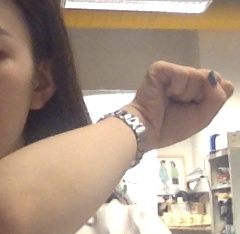
#> input picture Dataset/Testing/fist/fist_17.jpg, 240 x 234 px, given in place of one_0.jpg, which was not available
$ python P_Gesture_Data.py
#> lines starting #> are read from the running program, lines starting #| are printed output that depends on the picture; pictures that were not available may be replaced by others from this repository, and a replacement may not be noted
### Testing_Data_Generation/bbox_utils.py
# coding: utf-8

import os
from os.path import join, exists
import time
import cv2
import numpy as np
#from .cnns import getCNNs


# [6 lines left out: function logger, not called in this run]

def createDir(p):
    if not os.path.exists(p):
        os.mkdir(p)
#shuffle in the same way
# [16 lines left out: function shuffle_in_unison_scary, not called in this run]

def getDataFromTxt(txt,data_path, with_gesture=True):
    """
        Generate data from txt file
        return [(img_path, bbox, gesture)]
            bbox: [left, right, top, bottom]
            gesture: [g1,g2,g3]
    """
#> called with data_path = '../Dataset/Testing', with_gesture = True
    """
    if not os.path.exists(data_path):
        os.makedirs(data_path)
    """

    with open(txt, 'r') as fd:
#> (reads imglist_with_gesture.txt from the repository)
        lines = fd.readlines()

    result = []
    for line in lines:
        line = line.strip()
        components = line.split(' ')
        img_path = os.path.join(data_path, components[0]).replace('\\','/') # file path

        # bounding box, (x1, y1, x2, y2)
        #bbox = (components[1], components[2], components[3], components[4])
        bbox = (components[1], components[2], components[3], components[4])
        bbox = [float(_) for _ in bbox]
        bbox = list(map(int,bbox))

        # gesture
        if not with_gesture:
            result.append((img_path, BBox(bbox)))
            continue

        #gesture = np.zeros(3)
        class_name = img_path.split('/')[-2]
        #print('class_name=',class_name)
        #gesture[index] = rv
        if class_name == 'one':
            gesture = [1,0,0]
        elif class_name == 'fist':
            gesture = [0,1,0]
        elif class_name == 'two':
            gesture = [0,0,1]

        # for index in range(0, 3):
        #     rv = (float(components[3+index]), float(components[3+index+1]))
        #     gesture[index] = rv
        #normalize
        '''
        for index, one in enumerate(landmark):
            rv = ((one[0]-bbox[0])/(bbox[2]-bbox[0]), (one[1]-bbox[1])/(bbox[3]-bbox[1]))
            landmark[index] = rv
        '''
        result.append((img_path, BBox(bbox), gesture))
    return result


# [14 lines left out: function getPatch, not called in this run]

'''
def processImageOriginal(imgs):
    """
        process images before feeding to CNNs
        imgs: N x 1 x W x H
    """
    imgs = imgs.astype(np.float32)
    for i, img in enumerate(imgs):
        m = img.mean()
        s = img.std()
        imgs[i] = (img - m) / s
    return imgs
'''
# [19 lines left out: functions processImage, dataArgument, not called in this run]

class BBox(object):
    """
        Bounding Box of face
    """
    def __init__(self, bbox):
        self.left = bbox[0]
        self.top = bbox[1]
        self.right = bbox[2]
        self.bottom = bbox[3]

        self.x = bbox[0]
        self.y = bbox[1]
        self.w = bbox[2] - bbox[0]
        self.h = bbox[3] - bbox[1]

    # [42 lines left out: functions expand, project, reproject, reprojectGesture, projectGesture, subBBox, not called in this run]

    def __repr__(self):
        return str(self.left)+' '+str(self.bottom)+' '+str(self.right)+' '+str(self.top)

### Training_Data_Generation/gesture_utils.py
# coding: utf-8
"""
    functions
"""


import cv2
import numpy as np


# [11 lines left out: function show_landmark, not called in this run]


#rotate(img, f_bbox,bbox.reprojectLandmark(landmarkGt), 5)
#img: the whole image
#BBox:object
#landmark:
#alpha:angle
def rotate(img, bbox, alpha):
    """
        given a face with bbox and landmark, rotate with alpha
        and return rotated face with bbox, landmark (absolute position)
    """
    center = ((bbox.left+bbox.right)/2, (bbox.top+bbox.bottom)/2)
    rot_mat = cv2.getRotationMatrix2D(center, alpha, 1)
    #whole image rotate
    #pay attention: 3rd param(col*row)
    img_rotated_by_alpha = cv2.warpAffine(img, rot_mat,(img.shape[1],img.shape[0]))
    #landmark_ = np.asarray([(rot_mat[0][0]*x+rot_mat[0][1]*y+rot_mat[0][2],
    #             rot_mat[1][0]*x+rot_mat[1][1]*y+rot_mat[1][2]) for (x, y) in landmark])
    #crop face
    face = img_rotated_by_alpha[bbox.top:bbox.bottom+1,bbox.left:bbox.right+1]
    return face


def flip(face):
    """
        flip face
    """
    face_flipped_by_x = cv2.flip(face, 1)
    #mirror
    # landmark_ = np.asarray([(1-x, y) for (x, y) in landmark])
    # landmark_[[0, 1]] = landmark_[[1, 0]]#left eye<->right eye
    # landmark_[[3, 4]] = landmark_[[4, 3]]#left mouth<->right mouth
    return face_flipped_by_x

# [18 lines left out: functions randomShift, randomShiftWithArgument, not called in this run]

### Testing_Data_Generation/utils.py
import numpy as np

def IoU(box, boxes):
    """Compute IoU between detect box and gt boxes

    Parameters:
    ----------
    box: numpy array , shape (5, ): x1, y1, x2, y2, score
        predicted boxes
    boxes: numpy array, shape (n, 4): x1, y1, x2, y2
        input ground truth boxes

    Returns:
    -------
    ovr: numpy.array, shape (n, )
        IoU
    """
    box_area = (box[2] - box[0] + 1) * (box[3] - box[1] + 1)
    area = (boxes[:, 2] - boxes[:, 0] + 1) * (boxes[:, 3] - boxes[:, 1] + 1)
    xx1 = np.maximum(box[0], boxes[:, 0])
    yy1 = np.maximum(box[1], boxes[:, 1])
    xx2 = np.minimum(box[2], boxes[:, 2])
    yy2 = np.minimum(box[3], boxes[:, 3])

    # compute the width and height of the bounding box
    w = np.maximum(0, xx2 - xx1 + 1)
    h = np.maximum(0, yy2 - yy1 + 1)

    inter = w * h
    ovr = inter / (box_area + area - inter)
    return ovr


# [22 lines left out: function convert_to_square, not called in this run]

### Testing_Data_Generation/P_Gesture_Data.py
"""
This file is to generate Testing data for task2 & 3 in PNet
Will be merge with the previously generated data in another file:
PNet_Data.py

"""
import os
import random
from os.path import join, exists

import cv2
import numpy as np
import numpy.random as npr

from bbox_utils import getDataFromTxt, BBox
from gesture_utils import rotate, flip
from utils import IoU


def GenerateData(ftxt,data_path,net,augment=False):
    '''

    :param ftxt: name/path of the text file that contains image path,
                bounding box, and landmarks

    :param output: path of the output dir
    :param net: one of the net in the cascaded networks
    :param argument: apply augmentation or not
    :return:  images and related landmarks
    '''
    if net == "PNet":
        size = 12
    elif net == "RNet":
        size = 24
    elif net == "ONet":
        size = 48
    else:
        print('Net type error')
        return
    image_id = 0
    #
    f = open(join(OUTPUT,"gesture_%s_aug.txt" %(size)),'w')
    #dstdir = "train_landmark_few"
    # get image path , bounding box, and landmarks from file 'ftxt'
    data = getDataFromTxt(ftxt,data_path=data_path)
    idx = 0
    #image_path bbox landmark(5*2)
    for (imgPath, bbox, gestureGt) in data:
        #print imgPath
        F_imgs = []
        F_gesture = []
        #print(imgPath)
        #print(bbox)
        img = cv2.imread(imgPath)
#> img is the input picture: shape (234, 240, 3); mean B, G, R 136.5, 152.3, 171.6
        # cv2.imshow('img',img)
        # while cv2.waitKey(1) != ord('n'):
        #     continue
        assert(img is not None)
        img_h,img_w, _ = img.shape
#> img_h = 234; img_w = 240
        gt_box = np.array([bbox.left,bbox.top,bbox.right,bbox.bottom])
        #get sub-image from bbox
        f_hand = img[bbox.top:bbox.bottom+1,bbox.left:bbox.right+1]
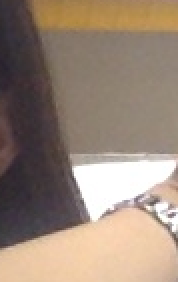
#> f_hand: shape (141, 89, 3) (shown 2 times larger); mean B, G, R 119.6, 134.7, 153.1
        # resize the gt image to specified size
        f_hand = cv2.resize(f_hand,(size,size))
        #initialize the gesture
        gesture = np.zeros(3)
        #print('gestureGt',gestureGt)
        for index, item in enumerate(gestureGt):
            #print('item',item)
            gesture[index] = item

        # #normalize gesture by dividing the width and height of the ground truth bounding box
        # # gestureGt is a list of tuples
        # for index, one in enumerate(gestureGt):
        #     # (( x - bbox.left)/ width of bounding box, (y - bbox.top)/ height of bounding box
        #     rv = ((one[0]-gt_box[0])/(gt_box[2]-gt_box[0]), (one[1]-gt_box[1])/(gt_box[3]-gt_box[1]))
        #     # put the normalized value into the new list landmark
        #     gesture[index] = rv
        F_imgs.append(f_hand)
        F_gesture.append(gesture.reshape(3))
        #print('F_gesture',F_gesture)
        #gesture = np.zeros(3)
        if augment:
            idx = idx + 1
            if idx % 100 == 0:
                print(idx, "images done")
            x1, y1, x2, y2 = gt_box
            #gt's width
            gt_w = x2 - x1 + 1
            #gt's height
            gt_h = y2 - y1 + 1
            if max(gt_w, gt_h) < 40 or x1 < 0 or y1 < 0:
                continue
            #random shift
            for i in range(10):
                bbox_size = npr.randint(int(min(gt_w, gt_h) * 0.8), np.ceil(1.25 * max(gt_w, gt_h)))
                delta_x = npr.randint(-gt_w * 0.2, gt_w * 0.2)
                delta_y = npr.randint(-gt_h * 0.2, gt_h * 0.2)
                nx1 = int(max(x1+gt_w/2-bbox_size/2+delta_x,0))
                ny1 = int(max(y1+gt_h/2-bbox_size/2+delta_y,0))

                nx2 = nx1 + bbox_size
                ny2 = ny1 + bbox_size

                if nx2 > img_w or ny2 > img_h:
                    continue

                crop_box = np.array([nx1,ny1,nx2,ny2])


                cropped_im = img[ny1:ny2+1,nx1:nx2+1,:]
                resized_im = cv2.resize(cropped_im, (size, size))
                #cal iou
                iou = IoU(crop_box, np.expand_dims(gt_box,0))
                if iou > 0.65:
                    F_imgs.append(resized_im)


                    for index, item in enumerate(gestureGt):
                        gesture[index] = item

                    # #normalize
                    # for index, one in enumerate(gestureGt):
                    #     rv = ((one[0]-nx1)/bbox_size, (one[1]-ny1)/bbox_size)
                    #     gesture[index] = rv
                    F_gesture.append(gesture)
                    #gesture = np.zeros(3)
                    #gesture_ = F_gesture[-1].reshape(-1,2)
                    bbox = BBox([nx1,ny1,nx2,ny2])

                    #mirror
                    if random.choice([0,1]) > 0:
                        hand_flipped = flip(resized_im)
                        hand_flipped = cv2.resize(hand_flipped, (size, size))
                        #c*h*w
                        F_imgs.append(hand_flipped)
                        F_gesture.append(gesture)
                    #rotate
                    if random.choice([0,1]) > 0:
                        hand_rotated_by_alpha = rotate(img, bbox, 5)#anti-clockwise
                        #gesture_offset
                        #gesture_rotated = bbox.projectGesture(gesture_rotated)
                        hand_rotated_by_alpha = cv2.resize(hand_rotated_by_alpha, (size, size))
                        F_imgs.append(hand_rotated_by_alpha)
                        F_gesture.append(gesture)

                        #flip
                        hand_flipped = flip(hand_rotated_by_alpha)
                        hand_flipped = cv2.resize(hand_flipped, (size, size))
                        F_imgs.append(hand_flipped)
                        F_gesture.append(gesture)

                    #anti-clockwise rotation
                    if random.choice([0,1]) > 0:
                        hand_rotated_by_alpha = rotate(img, bbox, -5)#clockwise
                        #gesture_rotated = bbox.projectGesture(gesture_rotated)
                        hand_rotated_by_alpha = cv2.resize(hand_rotated_by_alpha, (size, size))
                        F_imgs.append(hand_rotated_by_alpha)
                        F_gesture.append(gesture)

                        hand_flipped = flip(hand_rotated_by_alpha)
                        hand_flipped = cv2.resize(hand_flipped, (size, size))
                        F_imgs.append(hand_flipped)
                        F_gesture.append(gesture)
#> this loop made 10 passes
#> pass 1, in GenerateData, `cropped_im = img[ny1:ny2+1,nx1:nx2+1,:]`:
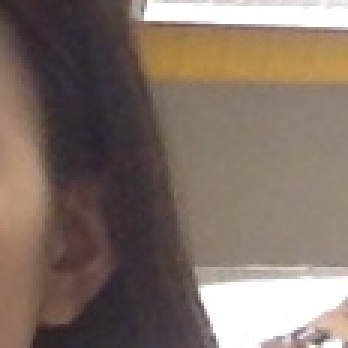
#> cropped_im: shape (116, 116, 3) (shown 3 times larger); mean B, G, R 103.4, 113.4, 129.6
#> pass 2, in GenerateData, `cropped_im = img[ny1:ny2+1,nx1:nx2+1,:]`:
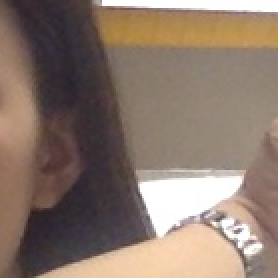
#> cropped_im: shape (139, 139, 3) (shown 2 times larger); mean B, G, R 108.6, 120.8, 139.3
#> pass 3, in GenerateData, `cropped_im = img[ny1:ny2+1,nx1:nx2+1,:]`:
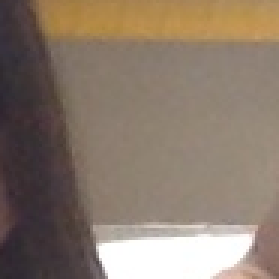
#> cropped_im: shape (93, 93, 3) (shown 3 times larger); mean B, G, R 108, 122.2, 138
#> after the loop:
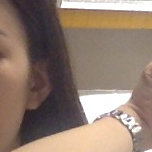
#> cropped_im: shape (152, 152, 3); mean B, G, R 111.9, 125, 144.6
#> after the loop, F_gesture = [[1, 0, 0]]; F_imgs = 1 item; gesture = [1, 0, 0]

            #print(len(F_imgs))
            #print(len(F_gesture))
            F_imgs = np.asarray(F_imgs)
            #print(F_imgs.shape)
            #print(F_gesture)
            F_gesture = np.asarray(F_gesture)
            #print F_imgs.shape
            #print F_landmarks.shape
            for i in range(len(F_imgs)):
                # [9 lines of commented-out code are left out]

                name = join(dstdir,"%d.jpg" %(image_id))
                name.replace('\\','/')

                cv2.imwrite(name, F_imgs[i])
                gestures = map(str,list(F_gesture[i]))
                f.write(name+" -2 "+" ".join(gestures)+"\n")
                image_id = image_id + 1
#> this loop made 1 pass
#> image_id on pass 1: 1
#> after the loop, image_id = 1
#> pass 2 of the loop in GenerateData, `for (imgPath, bbox, gestureGt) in data:`:
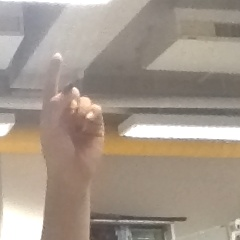
#> input picture Dataset/Testing/one/one_1.jpg, 240 x 240 px
#> in GenerateData, img is the input picture: shape (240, 240, 3); mean B, G, R 138.2, 150.9, 163.6
#> in GenerateData, `f_hand = img[bbox.top:bbox.bottom+1,bbox.left:bbox.right+1]`:
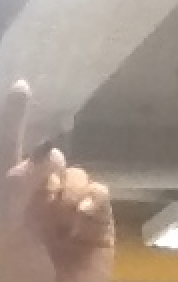
#> f_hand: shape (141, 89, 3) (shown 2 times larger); mean B, G, R 137.2, 148.4, 163.9
#> the loop in GenerateData, `for i in range(10):` made 10 passes
#> after the loop in GenerateData, `for i in range(10):`:
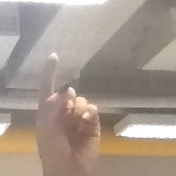
#> cropped_im: shape (176, 176, 3); mean B, G, R 140.4, 151.6, 165
#> after the loop in GenerateData, `for i in range(10):`: F_gesture = [[1, 0, 0], [1, 0, 0], [1, 0, 0], [1, 0, 0], [1, 0, 0]]; F_imgs = 5 items
#> the loop in GenerateData, `for i in range(len(F_imgs)): #if image_id % 100 == 0:  #print('image i..` made 5 passes
#> after the loop in GenerateData, `for i in range(len(F_imgs)):`: image_id = 6
#> pass 3 of the loop in GenerateData, `for (imgPath, bbox, gestureGt) in data:`:
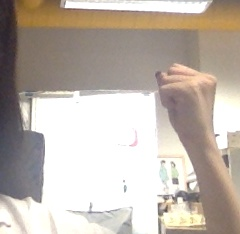
#> input picture Dataset/Testing/fist/fist_18.jpg, 240 x 234 px, given in place of one_2.jpg, which was not available
#> in GenerateData, img is the input picture: shape (234, 240, 3); mean B, G, R 171.8, 181.1, 191
#> in GenerateData, `f_hand = img[bbox.top:bbox.bottom+1,bbox.left:bbox.right+1]`:
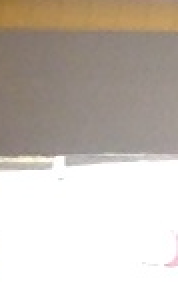
#> f_hand: shape (141, 89, 3) (shown 2 times larger); mean B, G, R 179.2, 188.1, 196.7
#> after the loop in GenerateData, `for i in range(10):`:
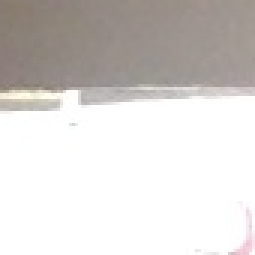
#> cropped_im: shape (85, 85, 3) (shown 3 times larger); mean B, G, R 210.4, 212.8, 216.3
#> after the loop in GenerateData, `for i in range(10):`: F_gesture = [[1, 0, 0]]; F_imgs = 1 item
#> the loop in GenerateData, `for i in range(len(F_imgs)): #if image_id % 100 == 0:  #print('image i..` made 1 pass
#> after the loop in GenerateData, `for i in range(len(F_imgs)):`: image_id = 7
#> the loop made 5 passes; the first 3 are shown

    # [4 lines of commented-out code are left out]

    f.close()
    return F_imgs,F_gesture

if __name__ == '__main__':
    dstdir = "../Dataset/Testing/train_PNet_aug"
    OUTPUT = '../Dataset/Testing'
    data_path = '../Dataset/Testing'
    if not exists(OUTPUT):
        os.mkdir(OUTPUT)
    if not exists(dstdir):
        os.mkdir(dstdir)
    assert (exists(dstdir) and exists(OUTPUT))
    # train data
    net = "PNet"
    #the file contains the names of all the gesture Testing data
    train_txt = os.path.join('../Dataset/Testing',"imglist_with_gesture.txt")
#> (the run stopped early here; a loop or call above may not have finished)
